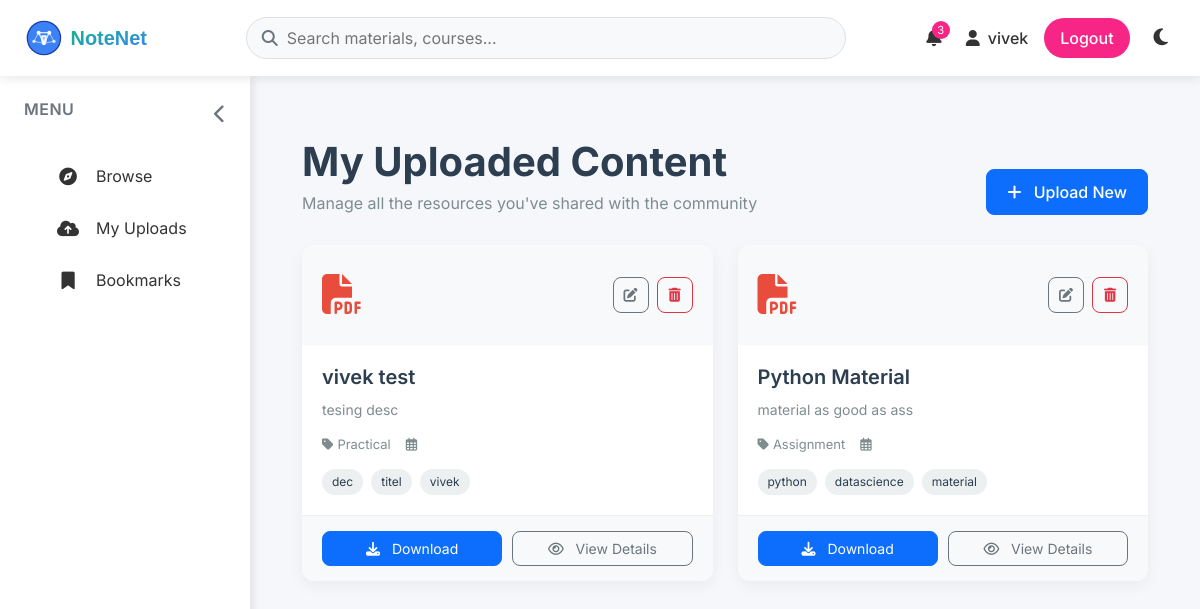
Screenshot of /myupload/ (signed in) with the database file from the repository.
### content/models.py (models this page shows)
class Content(models.Model):
    author = models.ForeignKey(User, on_delete=models.CASCADE, related_name='contents')
    name = models.CharField(max_length=200)
    desc = models.TextField(verbose_name="Description")
    content_type = models.CharField(max_length=10, choices=ContentType.choices)
    date = models.DateTimeField(auto_now_add=True)
    updated_at = models.DateTimeField(auto_now=True)  # Track updates
    tags = models.CharField(max_length=200, help_text="Comma-separated (3-5 tags)")
    file = models.FileField(upload_to='notes/', blank=True, null=True)
    is_public = models.BooleanField(default=True)
    download_count = models.PositiveIntegerField(default=0)
    rate = models.DecimalField(max_digits=2, decimal_places=1, default=0.0, editable=False)
    class Meta:
        ordering = ['-date']
        indexes = [
            models.Index(fields=['content_type', 'date']),
            models.Index(fields=['author', 'is_public']),
        ]
    def __str__(self):
        return self.name
    def tag_list(self):
        return [tag.strip() for tag in self.tags.split(',') if tag.strip()]

### content/views.py (the view)
# urls.py: path('myupload/',views.my_upload, name='my_upload'),
@login_required
def my_upload(request):
    data = Content.objects.filter(author=request.user)
    print("Data found:", data)  # check your server console
    return render(request, 'content/myupload.html', {'data': data})

### content/templates/content/myupload.html (shortened to what this page needs)
{% extends 'layout.html' %}
{% block content %}
<div class="uploads-container">
    <div class="uploads-header">
        <div class="header-content">
            <h1 class="uploads-title">My Uploaded Content</h1>
            <p class="uploads-subtitle">Manage all the resources you've shared with the community</p>
        </div>
        <a href="{% url 'content_create' %}" class="btn btn-primary upload-new-btn">
            <i class="fas fa-plus me-2"></i> Upload New
        </a>
    </div>
    {% if data %}
    <div class="uploads-grid">
        {% for content in data %}
        <div class="upload-card">
            <div class="card-header">
                <div class="file-type-icon">
                    {% if content.file.name|slice:"-4:" == '.pdf' %}
                        <i class="fas fa-file-pdf pdf-icon"></i>
                    {% elif content.file.name|slice:"-5:" == '.docx' %}
                        <i class="fas fa-file-word word-icon"></i>
                    {% elif content.file.name|slice:"-4:" == '.zip' %}
                        <i class="fas fa-file-archive archive-icon"></i>
                    {% else %}
                        <i class="fas fa-file-alt generic-icon"></i>
                    {% endif %}
                </div>
                <div class="card-actions">
                    <a href="{% url 'content_edit' content.id %}" class="btn btn-sm btn-outline-secondary action-btn" title="Edit">
                        <i class="fas fa-edit"></i>
                    </a>
                    <form action="{% url 'content_delete' content.id %}" method="post" class="d-inline" onsubmit="return confirm('Are you sure you want to delete this content?');">
                        <button type="submit" class="btn btn-sm btn-outline-danger action-btn" title="Delete">
                            <i class="fas fa-trash-alt"></i>
                        </button>
                    </form>
                </div>
            </div>
            <div class="card-body">
                <h5 class="content-title">{{ content.name }}</h5>
                <p class="content-description">{{ content.desc|truncatechars:150 }}</p>
                <div class="content-meta">
                    <span class="meta-item">
                        <i class="fas fa-tag me-1"></i> {{ content.get_content_type_display }}
                    </span>
                    <span class="meta-item">
                        <i class="far fa-calendar-alt me-1"></i> {{ content.created_at|date:"M d, Y" }}
                    </span>
                </div>
                {% if content.tags %}
                <div class="content-tags">
                    {% for tag in content.tag_list|slice:":3" %}
                    <span class="tag">{{ tag }}</span>
                    {% endfor %}
                </div>
                {% endif %}
            </div>
            <div class="card-footer">
                <a href="{{ content.file.url }}" class="btn btn-primary download-btn" target="_blank" download>
                    <i class="fas fa-download me-2"></i> Download
                </a>
                <a href="{% url 'content_detail' content.id %}" class="btn btn-outline-secondary view-btn">
                    <i class="far fa-eye me-2"></i> View Details
                </a>
            </div>
        </div>
        {% endfor %}
    </div>
    {% endif %}
</div>
{% endblock %}

### templates/layout.html (shortened to what this page needs)
{% load static %}
<!DOCTYPE html>
<html lang="en">
<head>
    <link href="https://cdn.jsdelivr.net/npm/bootstrap@5.3.0/dist/css/bootstrap.min.css" rel="stylesheet">
    <link rel="stylesheet" href="https://cdnjs.cloudflare.com/ajax/libs/font-awesome/6.5.0/css/all.min.css">
    <link rel="stylesheet" href="{% static 'css/layout.css' %}">
</head>
<body class="{{ request.user.userprofile.dark_mode|yesno:'dark-theme,' }}">
    <header class="navbar">
        <a href="{% url 'home' %}" class="navbar-brand">
            <img src="{% static 'images/logo.svg' %}" alt="Logo">
        </a>
        <div class="search-bar">
            <i class="fas fa-search"></i>
            <input type="text" placeholder="Search materials, courses...">
        </div>
        <div class="nav-actions">
            <button class="nav-btn" id="notificationBtn">
                <i class="fas fa-bell"></i>
                <span class="badge-notification">3</span>
            </button>
            {% if user.is_authenticated %}
            <a href="{% url 'profileview' %}" class="user-info">
                <i class="fas fa-user"></i>
                <span>{{ user.username }}</span>
            </a>
            <form method="post" action="{% url 'logout' %}" class="logout-form">
                <button type="submit" class="btn-logout">Logout</button>
            </form>
            {% else %}
            <div class="auth-buttons">
                <a href="{% url 'login' %}" class="btn-login">Login</a>
                <a href="{% url 'register' %}" class="btn-signup">Sign Up</a>
            </div>
            {% endif %}
            <button class="theme-toggle" id="themeToggle" title="Toggle dark mode">
                <i class="fas fa-moon"></i>
            </button>
        </div>
    </header>
    <div class="main-container">
        <aside class="sidebar" id="sidebar">
            <div class="sidebar-header">
                <h3>Menu</h3>
                <button class="toggle-btn" id="sidebarToggle">
                    <i class="fas fa-chevron-left"></i>
                </button>
            </div>
            <ul class="sidebar-menu">
                <li>
                    <a href="{% url 'home' %}" class="{% if request.path == '/' %}active{% endif %}">
                        <i class="fas fa-compass"></i>
                        <span>Browse</span>
                    </a>
                </li>
                {% if user.is_authenticated %}
                <li>
                    <a href="{% url 'my_upload' %}" class="{% if request.path == '/my-uploads/' %}active{% endif %}">
                        <i class="fas fa-cloud-upload-alt"></i>
                        <span>My Uploads</span>
                    </a>
                </li>
                <li>
                    <a href="{% url 'my_bookmarks' %}" class="{% if request.path == '/bookmarks/' %}active{% endif %}">
                        <i class="fas fa-bookmark"></i>
                        <span>Bookmarks</span>
                    </a>
                </li>
                {% endif %}
            </ul>
        </aside>
        <main class="main-content">
            {% block content %}{% endblock %}
        </main>
    </div>
</body>
</html>

### static/css/layout.css (style rules this page uses)
:root { --primary-color: #4361ee; --secondary-color: #3f37c9; --dark-color: #1c1f2e; --light-color: #f8f9fa; --gray-color: #6c757d; --success-color: #4cc9f0; --warning-color: #f8961e; --danger-color: #f72585; --sidebar-width: 250px; --sidebar-collapsed-width: 80px; --transition-speed: 0.3s; --bg-color: #f5f7fb; --text-color: #333; --card-bg: white; --shadow-color: rgba(0, 0, 0, 0.1); --border-color: #e0e0e0; }
* { margin: 0; padding: 0; box-sizing: border-box; transition: background-color var(--transition-speed) ease, color var(--transition-speed) ease; }
body { font-family: 'Inter', sans-serif; background-color: var(--bg-color); color: var(--text-color); min-height: 100vh; display: flex; flex-direction: column; }
.navbar { background-color: var(--card-bg); box-shadow: 0 2px 10px var(--shadow-color); padding: 0.8rem 1.5rem; position: sticky; top: 0; z-index: 1030; display: flex; align-items: center; justify-content: space-between; }
.navbar-brand { font-weight: 700; font-size: 1.5rem; color: var(--primary-color); text-decoration: none; display: flex; align-items: center; gap: 10px; }
.navbar-brand img { height: 40px; }
.search-bar { flex-grow: 1; max-width: 600px; margin: 0 2rem; position: relative; }
.search-bar input { width: 100%; padding: 0.5rem 1rem 0.5rem 2.5rem; border-radius: 50px; border: 1px solid var(--border-color); background-color: var(--light-color); color: var(--text-color); transition: all var(--transition-speed) ease; }
.search-bar i { position: absolute; left: 1rem; top: 50%; transform: translateY(-50%); color: var(--gray-color); }
.nav-actions { display: flex; align-items: center; gap: 1rem; }
.btn-logout { background-color: var(--danger-color); border: none; color: white; padding: 0.5rem 1rem; border-radius: 50px; font-weight: 500; transition: all 0.2s ease; cursor: pointer; }
.user-info { display: flex; align-items: center; gap: 0.5rem; color: var(--text-color); font-weight: 500; text-decoration: none; }
.nav-btn { background: none; border: none; color: var(--text-color); font-size: 1.1rem; cursor: pointer; padding: 0.5rem; border-radius: 50%; display: flex; align-items: center; justify-content: center; transition: all 0.2s ease; position: relative; }
.badge-notification { position: absolute; top: 0; right: 0; background-color: var(--danger-color); color: white; border-radius: 50%; width: 18px; height: 18px; font-size: 0.7rem; display: flex; align-items: center; justify-content: center; }
.theme-toggle { background: none; border: none; color: var(--text-color); font-size: 1.2rem; cursor: pointer; padding: 0.5rem; border-radius: 50%; display: flex; align-items: center; justify-content: center; }
.main-container { display: flex; flex: 1; }
.sidebar { width: var(--sidebar-width); background-color: var(--card-bg); box-shadow: 2px 0 10px var(--shadow-color); transition: width var(--transition-speed) ease; height: calc(100vh - 60px); position: sticky; top: 60px; overflow-y: auto; padding: 1.5rem 0; }
.sidebar-header { padding: 0 1.5rem 1.5rem; display: flex; align-items: center; justify-content: space-between; }
.sidebar-header h3 { font-size: 1rem; font-weight: 600; color: var(--gray-color); text-transform: uppercase; letter-spacing: 0.5px; white-space: nowrap; }
.sidebar-header .toggle-btn { background: none; border: none; color: var(--gray-color); cursor: pointer; font-size: 1.2rem; }
.sidebar-menu { list-style: none; }
.sidebar-menu li { margin-bottom: 0.25rem; }
.sidebar-menu a { display: flex; align-items: center; padding: 0.75rem 1.5rem; color: var(--text-color); text-decoration: none; border-radius: 0 50px 50px 0; margin-right: 1rem; transition: all 0.2s ease; white-space: nowrap; }
.sidebar-menu i { margin-right: 1rem; font-size: 1.1rem; width: 24px; text-align: center; }
.main-content { flex: 1; padding: 2rem; transition: margin-left var(--transition-speed) ease; }
input, select, textarea { width: 100%; padding: 10px 14px; border-radius: 8px; border: 1px solid var(--border-color); font-size: 1rem; transition: border-color 0.3s ease; background-color: var(--card-bg); color: var(--text-color); }
a { color: var(--primary-color); text-decoration: none; }

### rows the page displays
Content: name "vivek test", desc "tesing desc", content_type "Practical", tag_list "dec" "titel" "vivek"
Content: name "Python Material", desc "material as good as ass", content_type "Assignment", tag_list "python" "datascience" "material"

### other values shown
{{ user.username }} "vivek"
